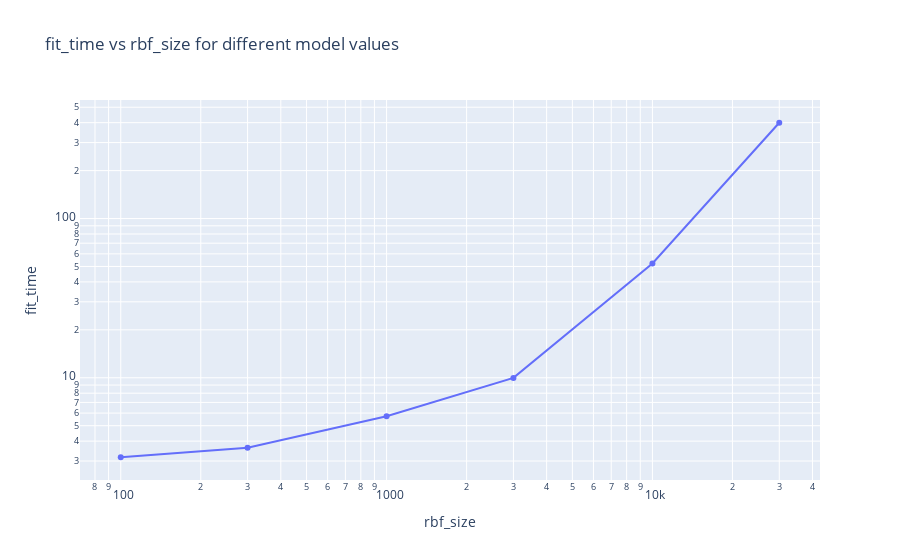

Here is the notebook cell this chart was saved with:
### Code cell
fig = plot_scores(lp_time_df, 'rbf_size', 'fit_time', 'model')
# set y-axis to log scale
fig.update_yaxes(type='log')
fig.show()

### Figure 1 — Plotly figure (JSON) as saved in the notebook; plotly's stock layout.template omitted (floating-point values rounded to 4 significant figures)
{"data": [{"mode": "lines+markers", "name": "model=LabelPropagation", "type": "scatter", "x": [100, 300, 1000, 3000, 10000, 30000], "y": [3.168, 3.634, 5.731, 9.981, 52.16, 399.6]}], "layout": {"title": {"text": "fit_time vs rbf_size for different model values"}, "xaxis": {"title": {"text": "rbf_size"}, "type": "log"}, "yaxis": {"title": {"text": "fit_time"}, "type": "log"}}}
